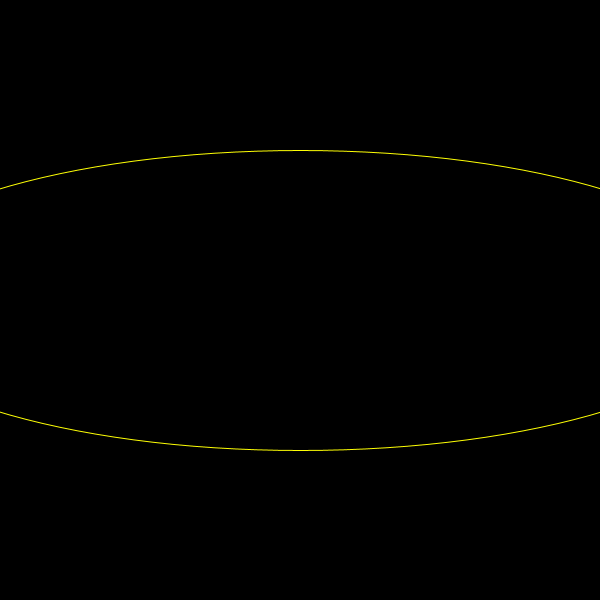
Frame 1 (no input)
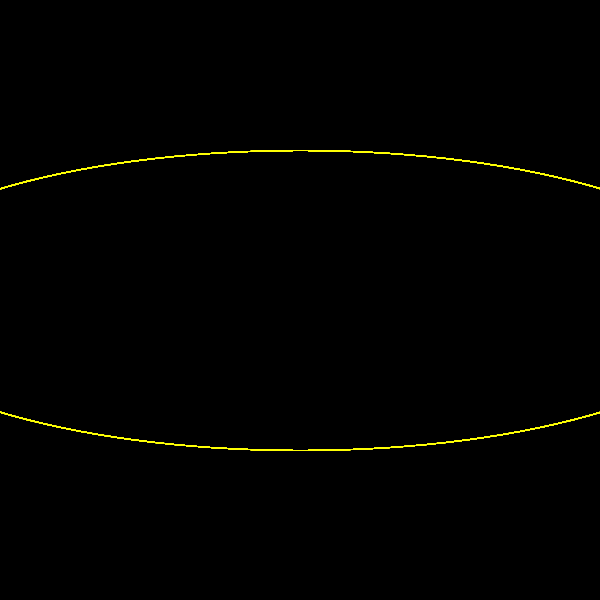
Frame 60 (the mouse pressed at the canvas centre just before this capture)
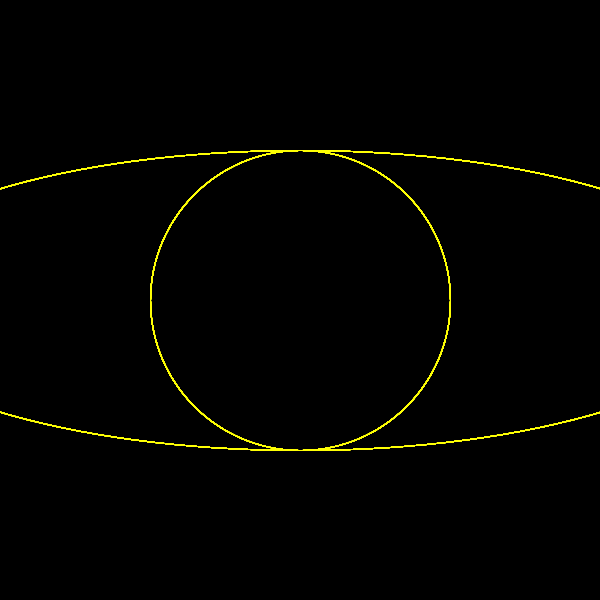
Frame 120 (the mouse held since frame 60 and released just before this capture)

The Processing sketch that drew these frames (run headless with seeded random() and noise(); from frame 60 on, the mouse is pressed at the canvas centre):

// Processing sketch: processing_122198
// ── processing_122198.pde

void setup() {
  size(600, 600);     

  background(0,0,00);    
  mouseX=width+300;
  mouseY=height-300;
}
void draw(){
  noFill ();
  stroke (5);
  stroke (#FEFF05);

    ellipse(300,300, mouseX, mouseY);
 
}
